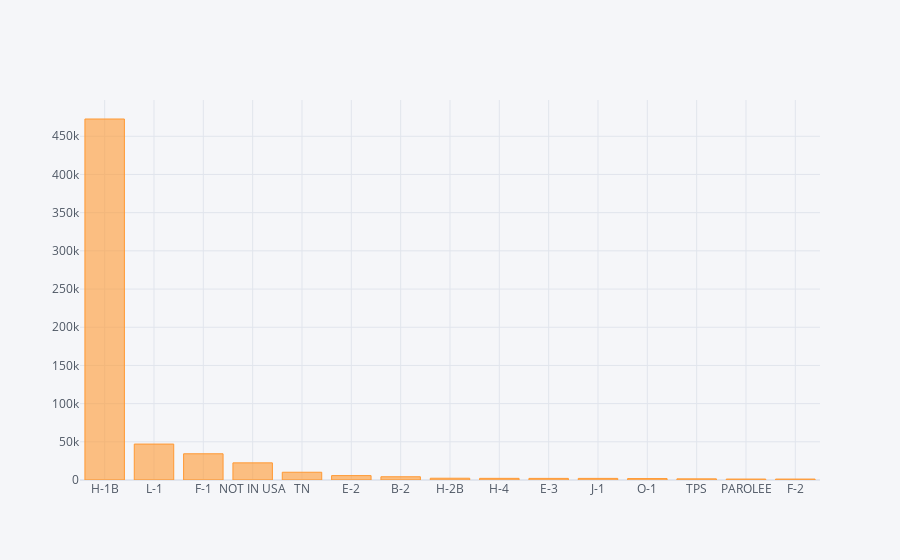

The code cell stored with this chart in its notebook:
### Code cell
#CLASS OF ADMISSION
df["CLASS_OF_ADMISSION"].value_counts()[:15].iplot(kind = "bar")

### Figure 1 — Plotly figure (JSON) as saved in the notebook; plotly's stock layout.template omitted (floating-point values rounded to 4 significant figures)
{"data": [{"marker": {"color": "rgba(255, 153, 51, 0.6)", "line": {"color": "rgba(255, 153, 51, 1.0)", "width": 1}}, "name": "CLASS_OF_ADMISSION", "orientation": "v", "text": "", "type": "bar", "x": ["H-1B", "L-1", "F-1", "NOT IN USA", "TN", "E-2", "B-2", "H-2B", "H-4", "E-3", "J-1", "O-1", "TPS", "PAROLEE", "F-2"], "y": [472602, 47037, 34318, 22437, 10163, 5730, 4239, 2312, 2159, 2095, 2091, 1878, 1500, 1244, 1214]}], "layout": {"legend": {"bgcolor": "#F5F6F9", "font": {"color": "#4D5663"}}, "paper_bgcolor": "#F5F6F9", "plot_bgcolor": "#F5F6F9", "title": {"font": {"color": "#4D5663"}}, "xaxis": {"gridcolor": "#E1E5ED", "showgrid": true, "tickfont": {"color": "#4D5663"}, "title": {"font": {"color": "#4D5663"}, "text": ""}, "zerolinecolor": "#E1E5ED"}, "yaxis": {"gridcolor": "#E1E5ED", "showgrid": true, "tickfont": {"color": "#4D5663"}, "title": {"font": {"color": "#4D5663"}, "text": ""}, "zerolinecolor": "#E1E5ED"}}}
